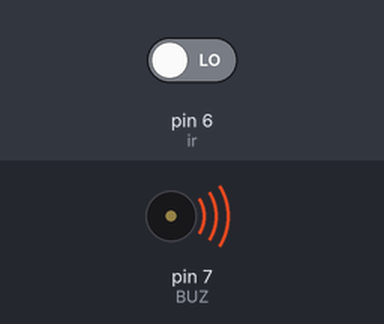
This sketch was run on a simulated Arduino Uno, built with avr-gcc and run on an emulated ATmega328P. Parts: buzzer (waves = sounding, pin HIGH). The test bench sets the inputs (shaded band); at power-on: pin 6 (ir) LOW. What the sketch prints to the serial monitor is not drawn.

Above: at 1.2 s.
1.3 s: pin 6 (ir) driven HIGH
At 2.5 s:
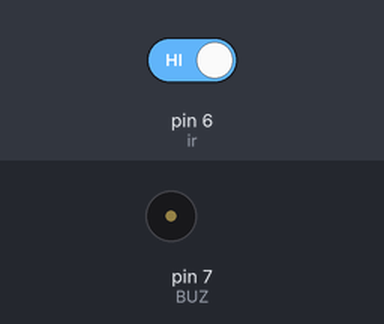
2.8 s: pin 6 (ir) driven LOW
At 3.7 s:
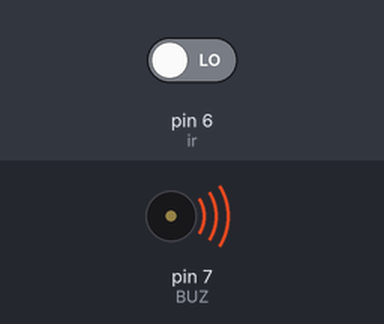
Timing chart, 0 to 5.8 s (numbered marks = the images above; inputs shaded):
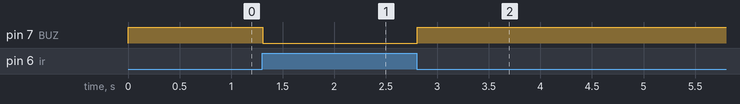

Measured:
- after the input at 1.3 s, pin 7 (BUZ): HIGH → LOW at once
- after the input at 2.8 s, pin 7 (BUZ): LOW → HIGH at once

The sketch:

BUZZER_USING_IR.ino
```cpp
int ir = 6;
int x;
int BUZ = 7;
void setup()
{
  Serial.begin(9600);
  pinMode(6, INPUT);
  pinMode(7, OUTPUT);
}

void loop()
{
  x = digitalRead(ir);
  Serial.println(x);
  if(x == 1)
  {
  	digitalWrite(BUZ,LOW);
  }
  else
  {
  	digitalWrite(BUZ,HIGH);
  }

}
```
